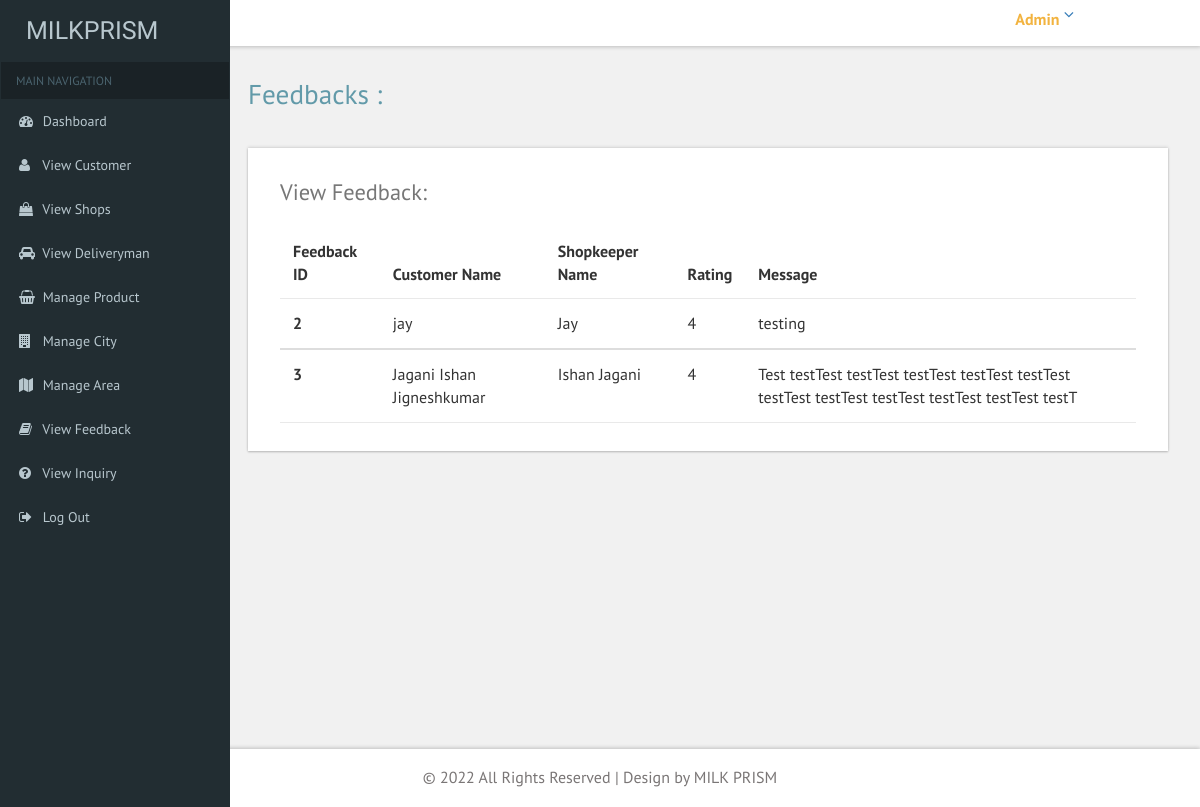
/ADMIN/view_feedback.php (signed in), run on the app's committed database.
### tables this page shows
CREATE TABLE `feedback` (
  `feedback_id` int(11) NOT NULL,
  `customer_id` int(11) NOT NULL,
  `shop_id` int(11) NOT NULL,
  `rating` int(11) NOT NULL,
  `message` varchar(100) NOT NULL
);

CREATE TABLE `customer` (
  `customer_id` int(11) NOT NULL,
  `name` varchar(100) NOT NULL,
  `email` varchar(50) NOT NULL,
  `contact` bigint(10) NOT NULL,
  `address` varchar(200) NOT NULL,
  `pincode` int(11) NOT NULL,
  `city_id` int(11) NOT NULL,
  `area_id` int(11) NOT NULL,
  `password` varchar(20) NOT NULL
);

CREATE TABLE `shop` (
  `shop_id` int(11) NOT NULL,
  `shop_name` varchar(50) NOT NULL,
  `shop_email` varchar(50) NOT NULL,
  `shop_contact` bigint(10) NOT NULL,
  `shop_address` text NOT NULL,
  `city_id` int(11) NOT NULL,
  `area_id` int(11) NOT NULL,
  `pincode` int(11) NOT NULL,
  `shopkeeper_name` varchar(100) NOT NULL,
  `shopkeeper_contact` bigint(10) NOT NULL,
  `shop_image` varchar(50) NOT NULL,
  `status` int(11) NOT NULL,
  `registration_date` date NOT NULL,
  `password` varchar(50) NOT NULL
);

### ADMIN/view_feedback.php (the view, shortened to what this page needs)
<?php
include "common/connection.php";
$category = $con->query("select * from feedback");
?>
<!DOCTYPE HTML>
<html>
<head>
<link href="css/bootstrap.css" rel='stylesheet' type='text/css' />
<link href="css/style.css" rel='stylesheet' type='text/css' />
<link href="css/font-awesome.css" rel="stylesheet">
 <link href='css/SidebarNav.min.css' media='all' rel='stylesheet' type='text/css'/>
<link href="css/custom.css" rel="stylesheet">
</head>
<body class="cbp-spmenu-push">
	<div class="main-content">
	<div class="cbp-spmenu cbp-spmenu-vertical cbp-spmenu-left" id="cbp-spmenu-s1">
		<aside class="sidebar-left">
      <?php include "common/sidebar.php"; ?>
    </aside>
	</div>
		<?php include "common/header.php"; ?>
		<div id="page-wrapper">
			<div class="main-page">
				<div class="tables">
					<div class="row">
					<h2 class="title1 float-left">Feedbacks :</h2>
					</div>
					<div class="panel-body widget-shadow">
						<h4>View Feedback:</h4>
						<table class="table">
							<thead>
								<tr>
								  <th>Feedback ID</th>
								  <th>Customer Name</th>
								  <th>Shopkeeper Name</th>
								  <th>Rating</th>
								  <th>Message</th>
								</tr>
							</thead>
							<?php
								while($row = $category->fetch_object())
								{
									$c = $con->query("select * from customer where customer_id='$row->customer_id'");
									$cust = $c->fetch_object();
									$shop = $con->query("select * from shop where shop_id='$row->shop_id'");
									$s = $shop->fetch_object();
							?>
							<tbody>
								<tr>
								  <th scope="row"><?php echo "$row->feedback_id"; ?></th>
								  <td><?php echo "$cust->name"; ?></td>
								  <td><?php echo "$s->shopkeeper_name"; ?></td>
								  <td><?php echo "$row->rating";?></td>
								  <td><?php echo "$row->message"; ?></td>
								</tr>
							</tbody>
							<?php
								}
							?>
						</table>
					</div>
				</div>
			</div>
		</div>
		<?php include "common/footer.php"; ?>
	</div>
</body>
</html>

### ADMIN/common/header.php (shortened to what this page needs)
<?php
include "connection.php";
$id = $_SESSION["id"];
$admin = $con->query("select * from admin where id='$id'");
$row = $admin->fetch_object();
?>
<div class="sticky-header header-section ">
			<div class="header-right">
				<div class="profile_details">
					<ul>
						<li class="dropdown profile_details_drop">
							<a href="#" class="dropdown-toggle" data-toggle="dropdown" aria-expanded="false">
								<div class="profile_img">
									<div class="user-name">
										<p><?php echo "$row->name";?></p>
									</div>
									<i class="fa fa-angle-down"></i>
								</div>
							</a>
						</li>
					</ul>
				</div>
				<div class="clearfix"> </div>
			</div>
			<div class="clearfix"> </div>
		</div>

### ADMIN/css/custom.css (style rules this page uses)
#page-wrapper { padding:5em 2em 2.5em; background-color: #F1F1F1; }

### data on the page
feedback: feedback_id "2", customer.name "jay", shop.shopkeeper_name "Jay", rating "4", message "testing"
feedback: feedback_id "3", customer.name "Jagani Ishan Jigneshkumar", shop.shopkeeper_name "Ishan Jagani", rating "4", message "Test testTest testTest testTest testTest testTest testTest testTest testTest testTest testTest testT"

### other printed values
$row->name "Admin"
